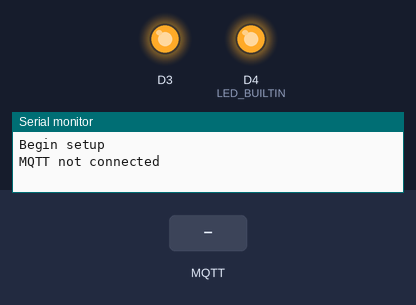
This program was run on a simulated ESP8266 (Wemos D1 mini). Parts: output pins drawn as LEDs (lit = HIGH, except the on-board LED, lit = LOW), the last lines printed to the serial monitor. The inputs (shaded band) are chosen by the test bench. No MQTT or app messages arrive unless stated. At 2.1 s the program restarts the board; the recording ends there.

Above: at 0.01 s.
At 1.2 s:
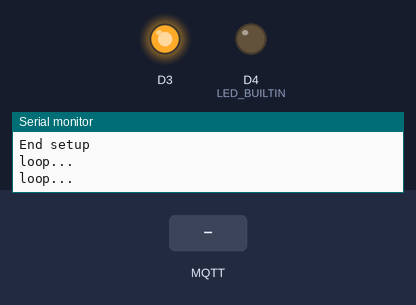
1.3 s: MQTT message "reboot" arrives on the first subscribed topic
Timing chart, 0 to 2.1 s (numbered marks = the images above; inputs shaded):
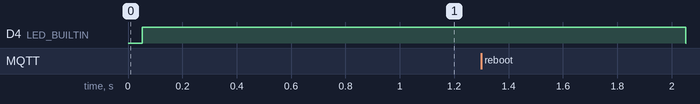

The program:

main.cpp
```cpp
#define TINY_GSM_MODEM_SIM800

#include <Arduino.h>
#include <TinyGsmClient.h>
#include <PubSubClient.h>
#include <SoftwareSerial.h>
#include <ESP8266WiFi.h>

SoftwareSerial SerialAT(D2, D1);
TinyGsm modem(SerialAT);
TinyGsmClient client(modem);
PubSubClient mqtt(client);

unsigned long lastHeartbeat = 0;

void heartbeat() {
  mqtt.publish("heartbeat/mondeo", "mondeo");
}

void ensureNetworkAndMqttConnectivity()
{
  if (!modem.isNetworkConnected())
  {
    Serial.println("Network not connected");
    while (!modem.waitForNetwork(5000))
    {
      Serial.println("Network connectivity failed. Retrying in 1 second.");
      delay(1000);
    }
    Serial.println("Connected to network");
  }
  if (!modem.isGprsConnected())
  {
    Serial.println("GPRS not connected");
    while (!modem.isGprsConnected())
    {
      if (!modem.gprsConnect("net"))
      {
        Serial.println("GPRS connectivity failed. Retrying in 1 second.");
        delay(1000);
      }
    }
    Serial.println("Connected to GPRS");
  }
  if (!mqtt.connected())
  {
    Serial.println("MQTT not connected");
    while (!mqtt.connected())
    {
      if (!mqtt.connect("mondeo", "zvyhbhor:zvyhbhor", "CDWguXi3eA1_gAafB6fkwcp76k6Js8sC"))
      {
        Serial.println("MQTT connectivity failed. Retrying in 1 second.");
        delay(1000);
      }
      else
      {
        mqtt.subscribe("commands/mondeo");
      }
    }
    Serial.println("Connected to MQTT");
  }
}

void handleCommand(String payload)
{
  payload.toLowerCase();
  if (payload == "reboot")
  {
    Serial.println("[Command] Rebooting...");
    ESP.restart();
    return;
  }

  Serial.println("[Command] Unknown command");
}

void mqttCallback(char *topic, byte *payload, unsigned int length)
{
  String topicStr = String(topic);
  String payloadStr = "";
  for (unsigned int i = 0; i < length; i++)
  {
    payloadStr += (char)payload[i];
  }
  Serial.print("Message arrived [");
  Serial.print(topicStr);
  Serial.print("] ");
  Serial.print(payloadStr);
  Serial.println();
  if (topicStr.startsWith("commands/"))
  {
    handleCommand(payloadStr);
    return;
  }
}

void setNetworkParameters()
{
  pinMode(D3, OUTPUT);
  digitalWrite(D3, HIGH);

  SerialAT.begin(9600);
  modem.init();
  mqtt.setServer("cow.rmq2.cloudamqp.com", 1883);
  mqtt.setBufferSize(1024);
  mqtt.setCallback(mqttCallback);
}

void setupPowerSaving()
{
  WiFi.mode(WIFI_OFF);
}

void setup()
{
  pinMode(LED_BUILTIN, OUTPUT);
  digitalWrite(LED_BUILTIN, LOW);

  setupPowerSaving();

  Serial.begin(115200);
  Serial.println("Begin setup");

  setNetworkParameters();
  ensureNetworkAndMqttConnectivity();

  Serial.println("End setup");

  digitalWrite(LED_BUILTIN, HIGH);
}

void loop()
{
  digitalWrite(LED_BUILTIN, LOW);
  unsigned long currentTime = millis();
  ensureNetworkAndMqttConnectivity();
  mqtt.loop();

  if (lastHeartbeat == 0 || currentTime - lastHeartbeat >= 15000) {
    heartbeat();
    lastHeartbeat = currentTime;
  }

  Serial.println("loop...");
  digitalWrite(LED_BUILTIN, HIGH);
  delay(1000);
}
```

Measured:
- after the input at 1.3 s, D4 (LED_BUILTIN): HIGH → LOW after 0.75 s
